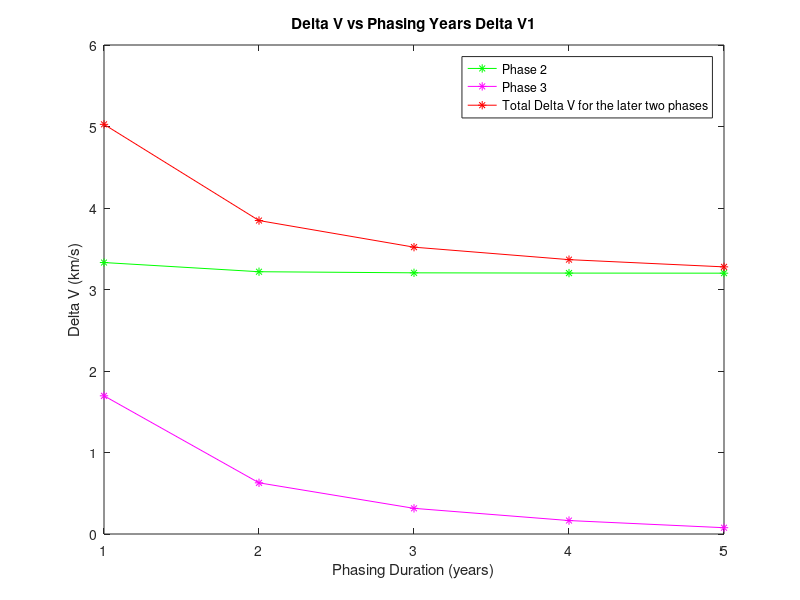
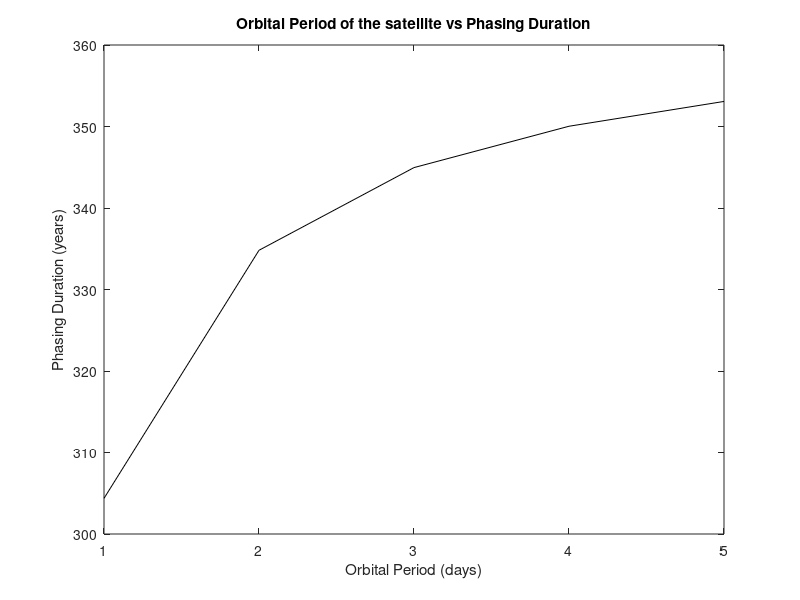

MATLAB code for these plots, in order:
year=[1:5];
days=(360-60./year)/360*365.25;

a_Earth=147*10^6;
w_Earth=0.98562628;

mu_Earth=3.986*10^5;
mu_Sun=1.327*10^11;

orbital_period=days*24*60*60;
a=((orbital_period/(2*pi)).^2*mu_Sun).^(1/3);

r_alpha=a_Earth;
V_alpha=sqrt(mu_Sun/r_alpha)*sqrt(2./(1+r_alpha./(2*a-r_alpha)));
V_Earth=sqrt(mu_Sun/r_alpha);
V_infinity=V_alpha-V_Earth;

a_parking=6678.14;
a_departure=-mu_Earth./(V_infinity).^2;
e=1+(V_infinity.^2*a_parking)./mu_Earth;
Va=-acos(-1./e)*180/pi;
V_pi=sqrt(V_infinity.^2+2*mu_Earth/a_parking)
Vc=sqrt(mu_Earth/a_parking)
delta_v=V_pi-Vc
delta_v1=sqrt(V_pi.^2+Vc.^2-2*(V_pi*Vc)*cosd(5));

figure(1)
plot(year,delta_v,'g*-')
hold on
plot(year,-V_infinity,'m*-')
plot(year,delta_v-V_infinity,'r*-')
xlabel('Phasing Duration (years)')
ylabel('Delta V (km/s)')
title('Delta V vs Phasing Years Delta V1')
legend('Phase 2', 'Phase 3', 'Total Delta V for the later two phases')

figure(2)
plot(year,days,'k-')
hold on
xlabel('Orbital Period (days)')
ylabel('Phasing Duration (years)')
title('Orbital Period of the satellite vs Phasing Duration')
